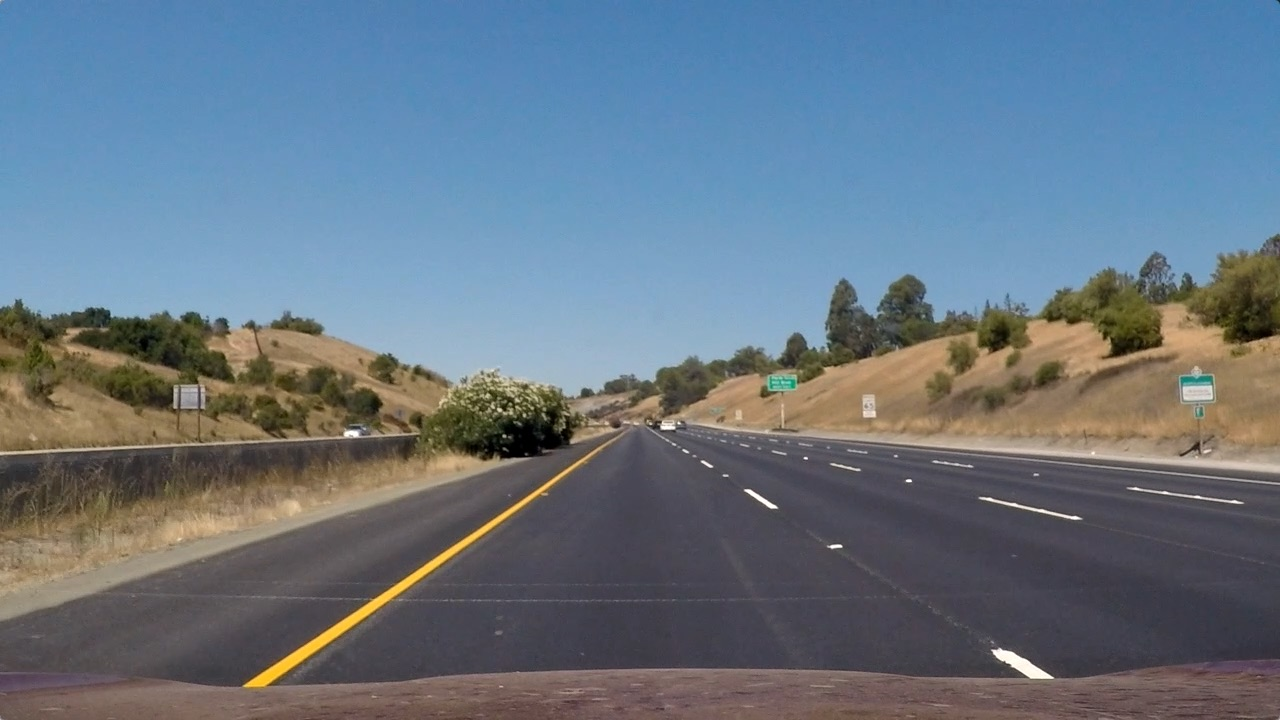
#> input picture project2_advanced_lane_detection_v2/test_images/straight_lines1.jpg, 1280 x 720 px; its folder holds only this picture in this run
$ python perspective_utils.py   (older library calls are emulated)
#> lines starting #> are read from the running program, lines starting #| are printed output that depends on the picture; after the words box and inside, x2 and y2 are one past the last pixel; in counts of white or black regions, pixels touching at a corner belong together
### project2_advanced_lane_detection_v2/calibration_utils.py
import os
import cv2
import numpy as np
import glob
import matplotlib.pyplot as plt
import pickle

def lazy_calibration(func):
    """
    재계산 방지를 위한 calibrate_camera 데코레이터
    calibrate_camera() 함수 호출 시 lazy_calibration 데코레이션의 wrapper 실행 후 calibrate_camera 함수 실행
    """
    calibration_cache = 'project2_advanced_lane_detection_v2/camera_cal/calibration_data.pickle'

    def wrapper(*args, **kwargs):
        if os.path.exists(calibration_cache):
            print('Loading cached camera calibration...', end=' ')
            with open(calibration_cache, 'rb') as dump_file:
#> (reads project2_advanced_lane_detection_v2/camera_cal/calibration_data.pickle from the repository)
                calibration = pickle.load(dump_file)
        else:
            print('Computing camera calibration...', end=' ')
            calibration = func(*args, **kwargs)
            with open(calibration_cache, 'wb') as dump_file:
                pickle.dump(calibration, dump_file)
        print('Done.')
        return calibration

    return wrapper


# [39 lines left out: function calibrate_camera, not called in this run]


def undistort(frame, mtx, dist, verbose=False):
    # 카메라 왜곡 펴기
    frame_undistorted = cv2.undistort(frame, mtx, dist, newCameraMatrix=mtx)

    if verbose:
        fig, ax = plt.subplots(nrows=1, ncols=2)
        ax[0].imshow(cv2.cvtColor(frame, cv2.COLOR_BGR2RGB))
        ax[1].imshow(cv2.cvtColor(frame_undistorted, cv2.COLOR_BGR2RGB))
        plt.show()

    return frame_undistorted


# [11 lines that do not run on import are left out]

### project2_advanced_lane_detection_v2/binarization_utils.py
import cv2
import numpy as np
import glob
import matplotlib.pyplot as plt

# 노란색 차선 임계값 선택
# H: 노란색은 0~50 (Hue 기준, 보정된 범위) 사이에 존재
yellow_HSV_th_min = np.array([0,70,70]) # 노란색 범위의 최소 HSV 값
yellow_HSV_th_max = np.array([50,255,255]) # 노란색 범위의 최대 HSV 값


def thresh_frame_in_HSV(frame, min_values, max_values, verbose=False):
    HSV = cv2.cvtColor(frame, cv2.COLOR_BGR2HSV)

    min_th_ok = np.all(HSV > min_values, axis=2) # 이미지의 세번째 축(h,w,3)을 따라 연산
    max_th_ok = np.all(HSV < max_values, axis=2)

    out = np.logical_and(min_th_ok, max_th_ok)

    if verbose:
        plt.imshow(out, cmap='gray')
        plt.show()

    return out


def thresh_frame_sobel(frame, kernel_size):
    gray = cv2.cvtColor(frame, cv2.COLOR_BGR2GRAY)

    # 에지 검출
    sobel_x = cv2.Sobel(gray, cv2.CV_64F, 1, 0, ksize=kernel_size) # x축 방향 경계 계산. 수평 경계에서의 기울기 배열
    sobel_y = cv2.Sobel(gray, cv2.CV_64F, 0, 1, ksize=kernel_size) # y축 방향 경계 계산. 수직 경계에서의 기울기 배열

    # 경계강도(gradient magnitude)
    # - 기울기 벡터의 크기. 기울기는 이미지에서 픽셀 값의 변화율을 측정하며, 변화율이 크다는 것은 픽셀 값이 급격히 변화하는 경계를 의미
    sobel_mag = np.sqrt(sobel_x**2 + sobel_y**2) # 경계 강도 계산 = 루트(sobel_x^2 + sobel_y^2)
    # 모든 값을 경계강도의 최대값으로 나누어 0~1사이로 스케일링 후 8비트(0~255)로 변환 ==> 그레이스케일 이미지
    sobel_mag = np.uint8(sobel_mag/np.max(sobel_mag) * 255)

    # 경계강도 이진화
    # 경계강도, 임계값, True로 설정할 겂, 경계강도가 50이상이면 1/아니면 0 ==> 흑백이미지
    _, sobel_mag = cv2.threshold(sobel_mag, 50, 1, cv2.THRESH_BINARY)

    return sobel_mag.astype(bool)


"""
히스토그램 평활화 적용하고 임계값 설정 후 이진결과 반환
"""
def get_binary_from_equalized_grayscale(frame):
    gray = cv2.cvtColor(frame, cv2.COLOR_BGR2GRAY)

    # 히스토그램 평활화 - 히스토그램이 평평하게 되도록 영상을 조작해 영상의 명암 대비를 높이는 기법. 물체를 더 잘 식별해짐
    eq_global = cv2.equalizeHist(gray)

    # cv2.threshold는 흑백 이미지 또는 그레이스케일 이미지 생성
    # cv2.THRESH_BINARY: 픽셀 값이 thresh보다 크면 maxval 할당. 그렇지 않으면 0
    _, th = cv2.threshold(eq_global, thresh=250, maxval=255, type=cv2.THRESH_BINARY)

    return th

"""
차선 강조한 이미지 변환
"""
def binarize(img, verbose=False):
    h,w = img.shape[:2]

    binary = np.zeros(shape=(h,w), dtype=np.uint8)

    # 노란차선 검출
    HSV_yellow_mask = thresh_frame_in_HSV(img, yellow_HSV_th_min, yellow_HSV_th_max, verbose=False)
    binary = np.logical_or(binary, HSV_yellow_mask)

    # 흰차선 검출
    eq_white_mask = get_binary_from_equalized_grayscale(img)
    binary = np.logical_or(binary, eq_white_mask)

    # 차선의 경계 검출
    sobel_mask = thresh_frame_sobel(img, kernel_size=9)
    binary = np.logical_or(binary, sobel_mask)

    # 모폴로지 연산(침식,팽창)
    # - 흑백 이미지에 적용되어 노이즈 제거, 객체 크기 조정, 구멍 메우기 등의 작업에 사용
    kernel = np.ones((5,5), np.uint8)
    closing = cv2.morphologyEx(binary.astype(np.uint8), cv2.MORPH_CLOSE, kernel) # 팽창 후 침식(closing)

    if verbose:
        f, ax = plt.subplots(2, 3)
        f.set_facecolor('white')
        ax[0, 0].imshow(cv2.cvtColor(img, cv2.COLOR_BGR2RGB))
        ax[0, 0].set_title('input_frame')
        ax[0, 0].set_axis_off()
        ax[0, 0].set_facecolor('red')
        ax[0, 1].imshow(eq_white_mask, cmap='gray')
        ax[0, 1].set_title('white mask')
        ax[0, 1].set_axis_off()

        ax[0, 2].imshow(HSV_yellow_mask, cmap='gray')
        ax[0, 2].set_title('yellow mask')
        ax[0, 2].set_axis_off()

        ax[1, 0].imshow(sobel_mask, cmap='gray')
        ax[1, 0].set_title('sobel mask')
        ax[1, 0].set_axis_off()

        ax[1, 1].imshow(binary, cmap='gray')
        ax[1, 1].set_title('before closure')
        ax[1, 1].set_axis_off()

        ax[1, 2].imshow(closing, cmap='gray')
        ax[1, 2].set_title('after closure')
        ax[1, 2].set_axis_off()
        plt.show()

    return closing


# [6 lines that do not run on import are left out]

### project2_advanced_lane_detection_v2/perspective_utils.py
import numpy as np
import cv2
import glob
import matplotlib.pyplot as plt
from project2_advanced_lane_detection_v2.calibration_utils import calibrate_camera, undistort
from project2_advanced_lane_detection_v2.binarization_utils import binarize

"""
프레임에 원근 변환을 적용하여 상공에서 보는 관점을 얻음
"""
def birdeye(img, verbose=False):
    h,w = img.shape[:2]

    src = np.float32([[w, h-10],  # br
                    [0, h-10],    # bl
                    [546, 460],   # tl
                    [732, 460]])  # tr
    dst = np.float32([[w, h],       # br
                    [0, h],       # bl
                    [0, 0],       # tl
                    [w, 0]])      # tr

    # 이미지를 일부분을 펼치거나 좁힘 => 기하학적 변환
    # src, dst의 관계를 계산하여 변환행렬을 반환
    M = cv2.getPerspectiveTransform(src, dst)
    Minv = cv2.getPerspectiveTransform(dst, src)

    # 변환행렬으로 이미지를 기하학적으로 변환시킴
    img_birdeye = cv2.warpPerspective(img, M, (w,h), flags=cv2.INTER_LINEAR)

    if verbose:
        f, axarray = plt.subplots(1, 2)
        f.set_facecolor('white')
        axarray[0].set_title('Before perspective transform')
        axarray[0].imshow(img, cmap='gray')

        for point in src:
            axarray[0].plot(*point, '.')

        axarray[1].set_title('After perspective transform')
        axarray[1].imshow(img_birdeye, cmap='gray')

        for point in dst:
            axarray[1].plot(*point, '.')

        for axis in axarray:
            axis.set_axis_off()

        plt.show()

    return img_birdeye, M, Minv


if __name__ == "__main__":
    ret, mtx, dist, rvecs, tvecs = calibrate_camera(calib_images_dir='camera_cal')

    for test_img in glob.glob('project2_advanced_lane_detection_v2/test_images/*.jpg'):
        img = cv2.imread(test_img)
#> img is the input picture: shape (720, 1280, 3); mean B, G, R 131.2, 117.7, 103.2

        img_undistorted = undistort(img, mtx, dist, verbose=False)

        img_binary = binarize(img_undistorted, verbose=False)
#> in thresh_frame_in_HSV, `HSV = cv2.cvtColor(frame, cv2.COLOR_BGR2HSV)`: HSV: shape (720, 1280, 3); mean H, S, V 87.3, 83.5, 143.5
#> in thresh_frame_in_HSV, `min_th_ok = np.all(HSV > min_values, axis=2)`:
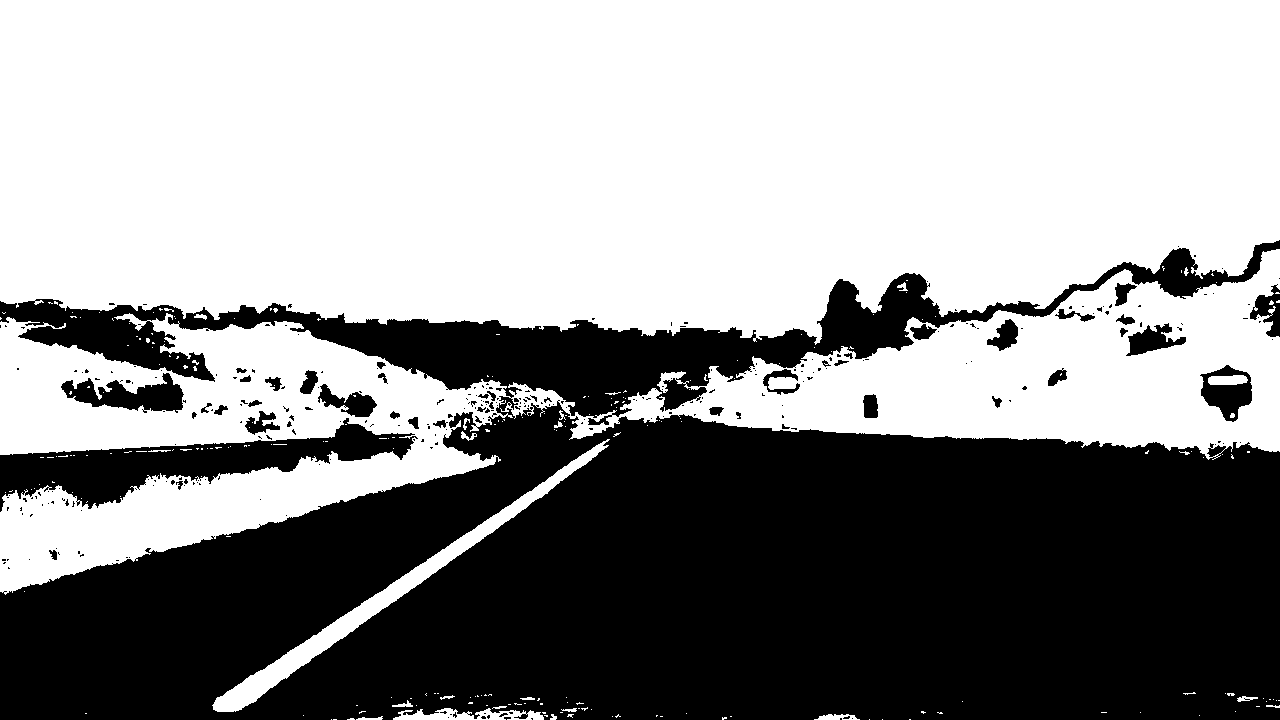
#> min_th_ok: shape (720, 1280) bool; 58.2% white; 294 black regions (249 under 20 px), largest, box (x1, y1, x2, y2) and area: (0, 240, 1280, 720) 359745, (0, 418, 418, 512) 13738, (61, 373, 184, 413) 2567
#> in thresh_frame_in_HSV, `max_th_ok = np.all(HSV < max_values, axis=2)`: max_th_ok: shape (720, 1280) bool; 27.9% white; 73 white regions (43 under 20 px), largest, box (x1, y1, x2, y2) and area: (0, 246, 1280, 720) 252246, (988, 499, 1093, 526) 678, (9, 683, 60, 704) 637
#> in thresh_frame_in_HSV, `out = np.logical_and(min_th_ok, max_th_ok)`: out: shape (720, 1280) bool; 15.4% white; 196 white regions (176 under 20 px), largest, box (x1, y1, x2, y2) and area: (0, 249, 1280, 595) 132711, (212, 439, 610, 712) 6647, (393, 708, 544, 720) 1054
#> in get_binary_from_equalized_grayscale, `_, th = cv2.threshold(eq_global, thresh=250, maxval=255, type=cv2.THRE..`: th: shape (720, 1280); 1.8% white; 199 white regions (165 under 20 px), largest, box (x1, y1, x2, y2) and area: (374, 341, 660, 396) 7097, (216, 454, 591, 706) 3015, (897, 442, 1280, 475) 1836
#> in binarize, `binary = np.logical_or(binary, eq_white_mask)`: binary: shape (720, 1280) bool; 16.8% white; 328 white regions (293 under 20 px), largest, box (x1, y1, x2, y2) and area: (0, 249, 1280, 595) 140461, (212, 439, 610, 712) 7292, (897, 442, 1280, 475) 1836
#> in thresh_frame_sobel, `sobel_y = cv2.Sobel(gray, cv2.CV_64F, 0, 1, ksize=kernel_size)`:
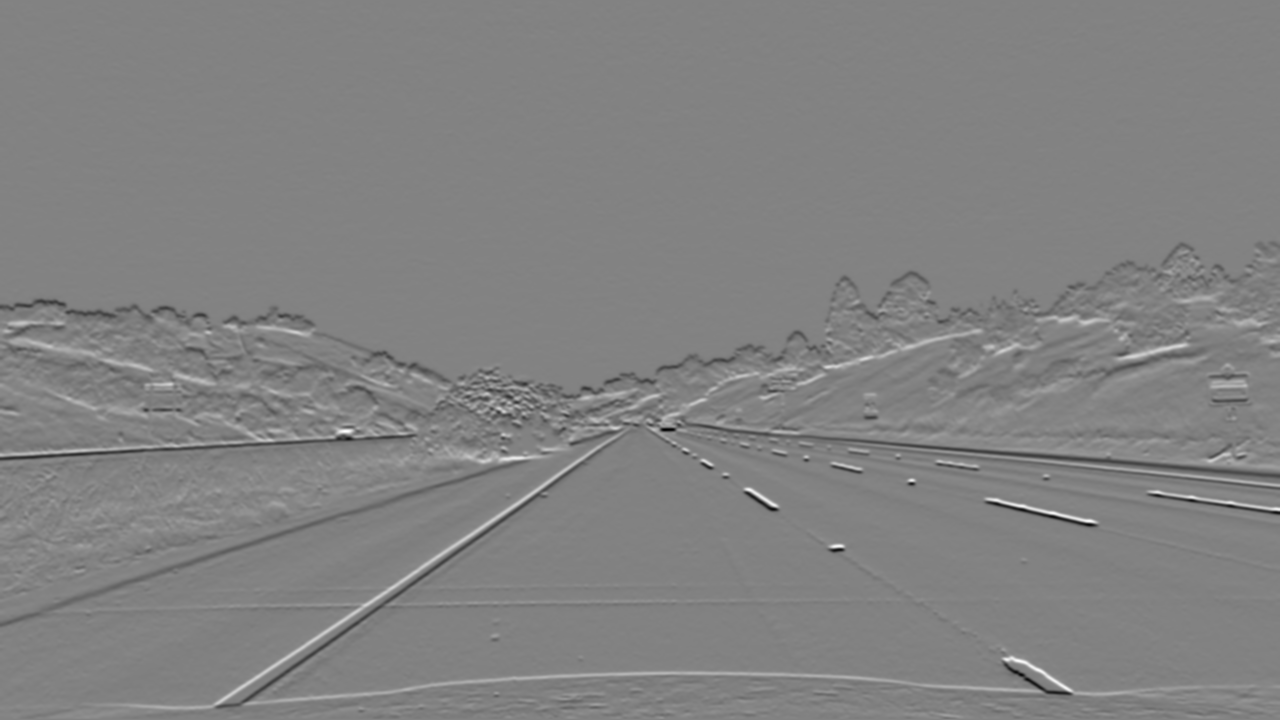
#> sobel_y: shape (720, 1280) float64; min -1566371, max 1501148, mean -977.6; drawn with min black and max white
#> in thresh_frame_sobel, `_, sobel_mag = cv2.threshold(sobel_mag, 50, 1, cv2.THRESH_BINARY)`: sobel_mag: shape (720, 1280); values 0 (black) and 1 (white), 4.4% white; 393 white regions (242 under 20 px), largest, box (x1, y1, x2, y2) and area: (130, 433, 621, 709) 4402, (646, 364, 1280, 479) 3288, (0, 415, 417, 461) 2092
#> in binarize, `binary = np.logical_or(binary, sobel_mask)`: binary: shape (720, 1280) bool; 19.3% white; 308 white regions (253 under 20 px), largest, box (x1, y1, x2, y2) and area: (0, 249, 1280, 712) 165338, (914, 655, 1133, 696) 1715, (393, 708, 544, 720) 1054
#> in binarize, `closing = cv2.morphologyEx(binary.astype(np.uint8), cv2.MORPH_CLOSE, k..`:
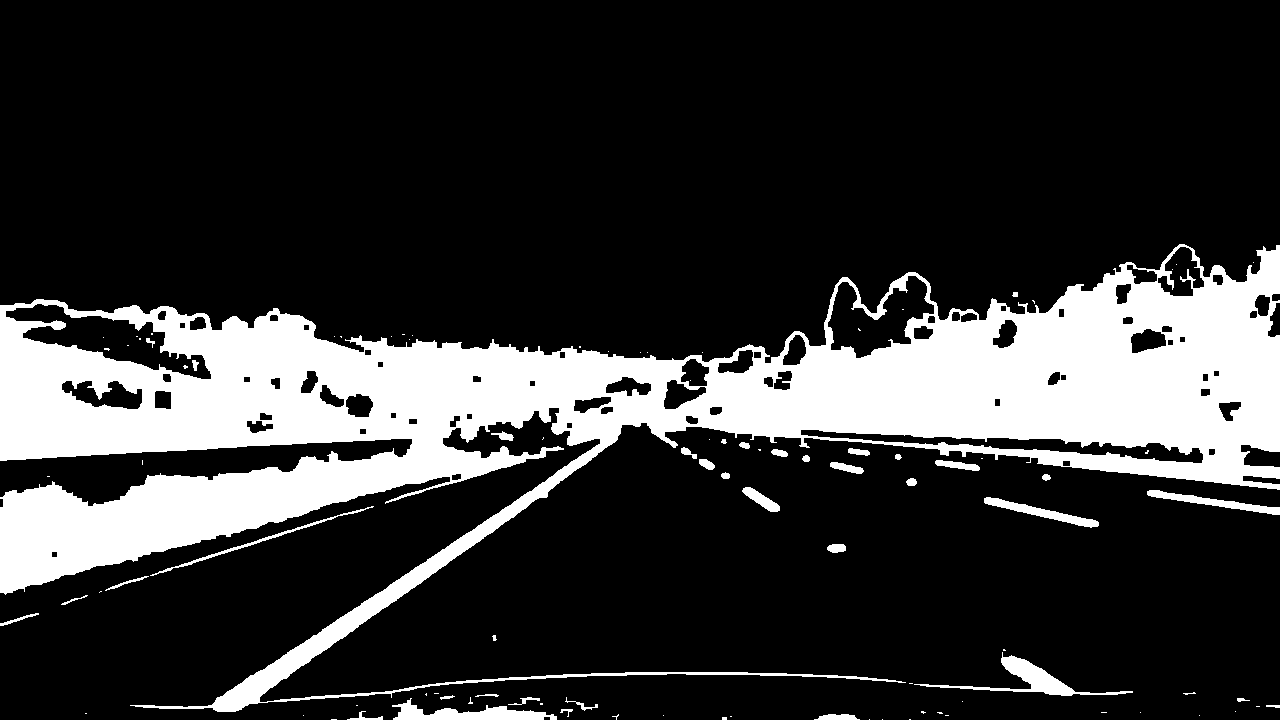
#> closing: shape (720, 1280); values 0 (black) and 1 (white), 20.7% white; 98 white regions (60 under 20 px), largest, box (x1, y1, x2, y2) and area: (0, 244, 1280, 712) 181526, (914, 652, 1133, 696) 1750, (392, 698, 557, 720) 1608

        img_birdeye, M, Minv = birdeye(cv2.cvtColor(img_undistorted, cv2.COLOR_BGR2RGB), verbose=True)
#> in birdeye, `img_birdeye = cv2.warpPerspective(img, M, (w,h), flags=cv2.INTER_LINEAR)`:
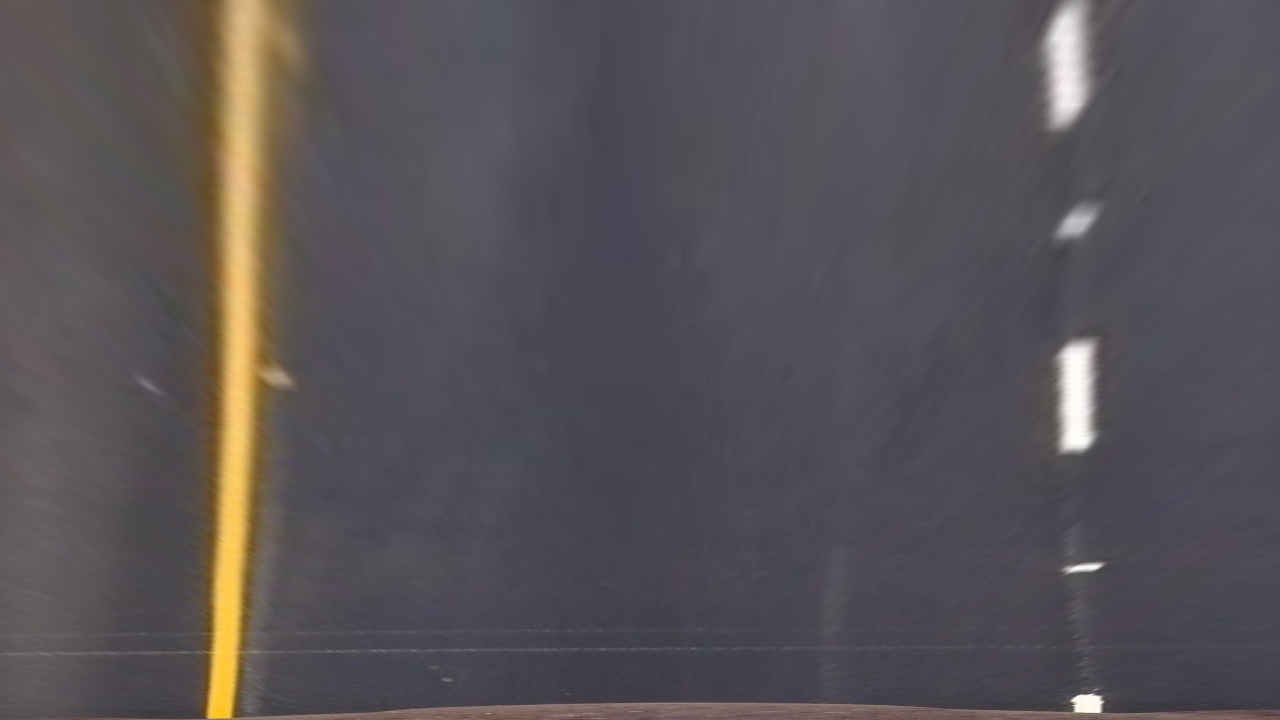
#> img_birdeye: shape (720, 1280, 3); mean R, G, B 87.6, 82.8, 87.1
#> in birdeye, `plt.show()`:
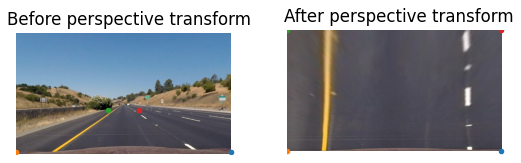
#> figure drawn by matplotlib, 2 panels
#> M = [[-0.701, -1.53, 1086.4], [7.11e-16, -2.02, 928.2], [9.76e-19, -0.0024, 1]]; Minv = [[0.145, -0.758, 546], [0, -0.496, 460], [0, -0.00119, 1]]
